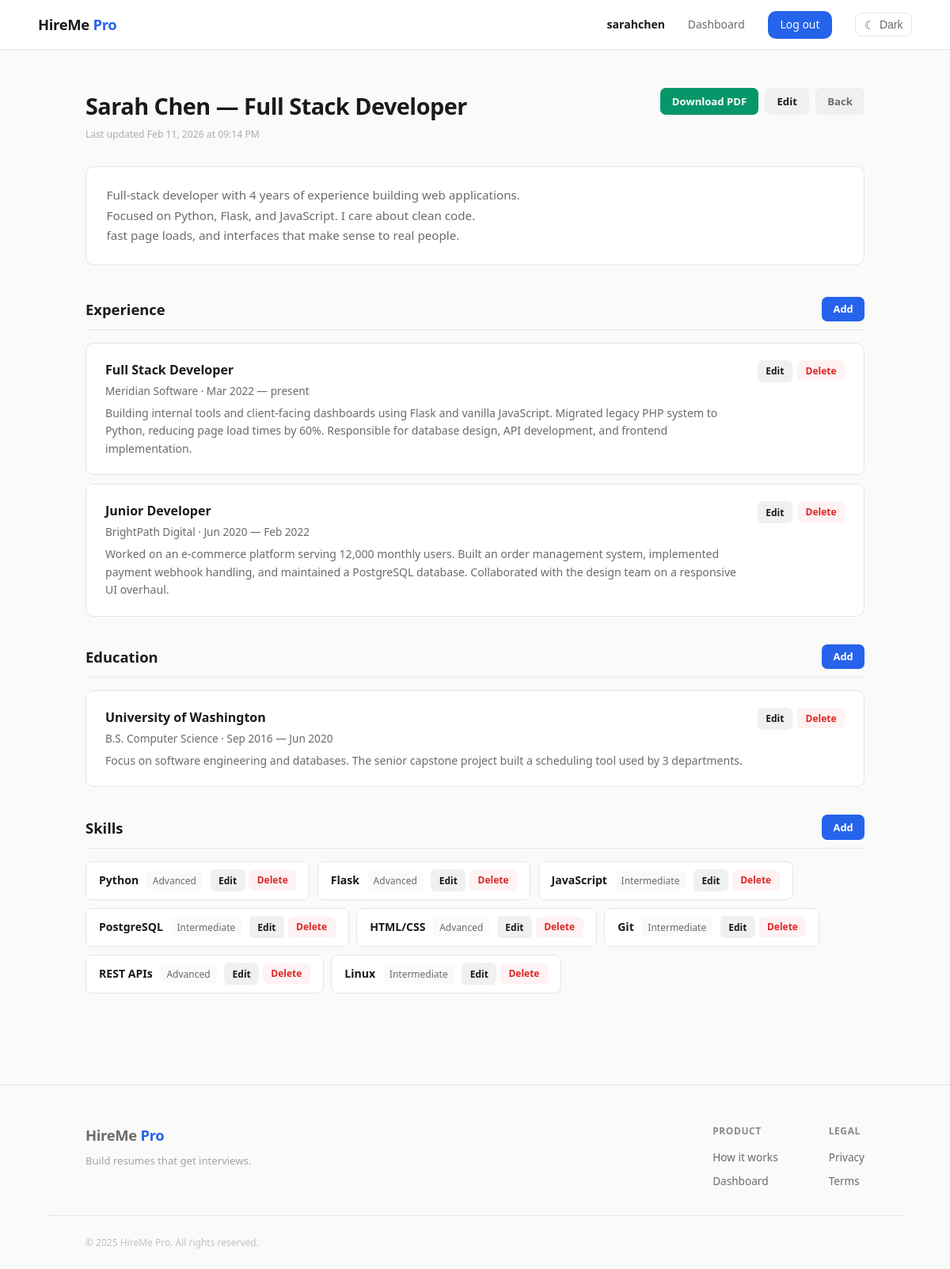
The page /resume/1 (signed in) on the database its author committed.
### app/models.py (models this page shows, shortened)
class User(UserMixin, db.Model):
    __tablename__ = "users"
    id = db.Column(db.Integer, primary_key=True)
    username = db.Column(db.String(80), unique=True, nullable=False)
    email = db.Column(db.String(120), unique=True, nullable=False, index=True)
    password_hash = db.Column(db.String(256), nullable=False)
    created_at = db.Column(db.DateTime, default=datetime.utcnow)
    resumes = db.relationship(
        "Resume", backref="owner", lazy=True, cascade="all, delete-orphan"
    )

class Resume(db.Model):
    __tablename__ = "resumes"
    id = db.Column(db.Integer, primary_key=True)
    user_id = db.Column(db.Integer, db.ForeignKey("users.id"), nullable=False)
    title = db.Column(db.String(150), nullable=False, default="Untitled Resume")
    summary = db.Column(db.Text, default="")
    created_at = db.Column(db.DateTime, default=datetime.utcnow)
    updated_at = db.Column(db.DateTime, default=datetime.utcnow, onupdate=datetime.utcnow)
    educations = db.relationship(
        "Education", backref="resume", lazy=True, cascade="all, delete-orphan"
    )
    experiences = db.relationship(
        "Experience", backref="resume", lazy=True, cascade="all, delete-orphan"
    )
    skills = db.relationship(
        "Skill", backref="resume", lazy=True, cascade="all, delete-orphan"
    )

class Experience(db.Model):
    __tablename__ = "experiences"
    id = db.Column(db.Integer, primary_key=True)
    resume_id = db.Column(db.Integer, db.ForeignKey("resumes.id"), nullable=False)
    company = db.Column(db.String(200), nullable=False)
    role = db.Column(db.String(200), nullable=False)
    start_date = db.Column(db.String(50), default="")
    end_date = db.Column(db.String(50), default="")
    description = db.Column(db.Text, default="")

class Education(db.Model):
    __tablename__ = "educations"
    id = db.Column(db.Integer, primary_key=True)
    resume_id = db.Column(db.Integer, db.ForeignKey("resumes.id"), nullable=False)
    school = db.Column(db.String(200), nullable=False)
    degree = db.Column(db.String(200), default="")
    start_date = db.Column(db.String(50), default="")
    end_date = db.Column(db.String(50), default="")
    description = db.Column(db.Text, default="")

class Skill(db.Model):
    __tablename__ = "skills"
    id = db.Column(db.Integer, primary_key=True)
    resume_id = db.Column(db.Integer, db.ForeignKey("resumes.id"), nullable=False)
    name = db.Column(db.String(100), nullable=False)
    level = db.Column(db.String(50), default="")

### app/routes.py (the view)
@main.route("/resume/<int:id>")
@login_required
def resume_detail(id):
    resume = get_user_resume(id)
    return render_template("resume_detail.html", resume=resume)

### app/models.py (called while the page is built)
@login_manager.user_loader
def load_user(user_id):
    return User.query.get(int(user_id))

### app/routes.py (called while the page is built)
def get_user_resume(resume_id):
    resume = db.session.get(Resume, resume_id)
    if resume is None:
        abort(404)
    if resume.user_id != current_user.id:
        abort(403)
    return resume

### app/templates/resume_detail.html (shortened to what this page needs)
{% extends "base.html" %}
{% block content %}
<section class="detail">
    <div class="detail-header">
        <div>
            <h1>{{ resume.title }}</h1>
            <p class="resume-meta">
                Last updated {{ resume.updated_at.strftime('%b %d, %Y at %I:%M %p') }}
            </p>
        </div>
        <div class="detail-header-actions">
            <a href="{{ url_for('main.download_resume', id=resume.id) }}" class="btn-sm btn-download">Download PDF</a>
            <a href="{{ url_for('main.builder', id=resume.id) }}" class="btn-sm btn-edit">Edit</a>
            <a href="{{ url_for('main.dashboard') }}" class="btn-sm btn-back">Back</a>
        </div>
    </div>
    {% if resume.summary %}
        <div class="detail-summary">
            <p>{{ resume.summary }}</p>
        </div>
    {% endif %}
    <div class="detail-section">
        <div class="section-header">
            <h2>Experience</h2>
            <a href="{{ url_for('main.add_experience', resume_id=resume.id) }}" class="btn-sm btn-add">Add</a>
        </div>
        {% if resume.experiences %}
            {% for exp in resume.experiences %}
                <div class="section-entry">
                    <div class="entry-body">
                        <h3>{{ exp.role }}</h3>
                        <p class="entry-sub">{{ exp.company }}{% if exp.start_date %} · {{ exp.start_date }}{% if exp.end_date %} — {{ exp.end_date }}{% endif %}{% endif %}</p>
                        {% if exp.description %}
                            <p class="entry-desc">{{ exp.description }}</p>
                        {% endif %}
                    </div>
                    <div class="entry-actions">
                        <a href="{{ url_for('main.edit_experience', id=exp.id) }}" class="btn-xs btn-edit">Edit</a>
                        <form method="POST" action="{{ url_for('main.delete_experience', id=exp.id) }}" class="inline-form"
                              onsubmit="return confirm('Remove this experience entry?');">
                            <button type="submit" class="btn-xs btn-delete">Delete</button>
                        </form>
                    </div>
                </div>
            {% endfor %}
        {% else %}
            <p class="section-empty">No experience added yet.</p>
        {% endif %}
    </div>
    <div class="detail-section">
        <div class="section-header">
            <h2>Education</h2>
            <a href="{{ url_for('main.add_education', resume_id=resume.id) }}" class="btn-sm btn-add">Add</a>
        </div>
        {% if resume.educations %}
            {% for edu in resume.educations %}
                <div class="section-entry">
                    <div class="entry-body">
                        <h3>{{ edu.school }}</h3>
                        <p class="entry-sub">{{ edu.degree }}{% if edu.start_date %} · {{ edu.start_date }}{% if edu.end_date %} — {{ edu.end_date }}{% endif %}{% endif %}</p>
                        {% if edu.description %}
                            <p class="entry-desc">{{ edu.description }}</p>
                        {% endif %}
                    </div>
                    <div class="entry-actions">
                        <a href="{{ url_for('main.edit_education', id=edu.id) }}" class="btn-xs btn-edit">Edit</a>
                        <form method="POST" action="{{ url_for('main.delete_education', id=edu.id) }}" class="inline-form"
                              onsubmit="return confirm('Remove this education entry?');">
                            <button type="submit" class="btn-xs btn-delete">Delete</button>
                        </form>
                    </div>
                </div>
            {% endfor %}
        {% else %}
            <p class="section-empty">No education added yet.</p>
        {% endif %}
    </div>
    <div class="detail-section">
        <div class="section-header">
            <h2>Skills</h2>
            <a href="{{ url_for('main.add_skill', resume_id=resume.id) }}" class="btn-sm btn-add">Add</a>
        </div>
        {% if resume.skills %}
            <div class="skills-grid">
                {% for skill in resume.skills %}
                    <div class="skill-tag">
                        <span class="skill-name">{{ skill.name }}</span>
                        {% if skill.level %}
                            <span class="skill-level">{{ skill.level }}</span>
                        {% endif %}
                        <div class="skill-actions">
                            <a href="{{ url_for('main.edit_skill', id=skill.id) }}" class="btn-xs btn-edit">Edit</a>
                            <form method="POST" action="{{ url_for('main.delete_skill', id=skill.id) }}" class="inline-form"
                                  onsubmit="return confirm('Remove this skill?');">
                                <button type="submit" class="btn-xs btn-delete">Delete</button>
                            </form>
                        </div>
                    </div>
                {% endfor %}
            </div>
        {% else %}
            <p class="section-empty">No skills added yet.</p>
        {% endif %}
    </div>
</section>
{% endblock %}

### app/templates/base.html (shortened to what this page needs)
<!DOCTYPE html>
<html lang="en">
<head>
    <link rel="stylesheet" href="{{ url_for('static', filename='css/main.css') }}">
</head>
<body>
    <nav class="navbar">
        <a href="{{ url_for('main.home') }}" class="logo">HireMe <span>Pro</span></a>
        <div class="nav-links">
            {% if current_user.is_authenticated %}
                <span class="nav-user">{{ current_user.username }}</span>
                <a href="{{ url_for('main.dashboard') }}">Dashboard</a>
                <a href="{{ url_for('main.logout') }}" class="btn-nav">Log out</a>
            {% else %}
                <a href="{{ url_for('main.login') }}">Log in</a>
                <a href="{{ url_for('main.register') }}" class="btn-nav">Sign up</a>
            {% endif %}
            <button id="theme-toggle" class="theme-toggle" type="button" aria-label="Toggle theme">
                <span class="toggle-icon">&#9790;</span>
                <span class="toggle-label">Dark</span>
            </button>
        </div>
    </nav>
    <main class="container">
        {% block content %}{% endblock %}
    </main>
    <footer class="site-footer">
        <div class="footer-inner">
            <div class="footer-brand">
                <a href="{{ url_for('main.home') }}" class="logo">HireMe <span>Pro</span></a>
                <p>Build resumes that get interviews.</p>
            </div>
            <div class="footer-links">
                <div class="footer-col">
                    <h4>Product</h4>
                    <a href="{{ url_for('main.home') }}#how-it-works">How it works</a>
                    {% if current_user.is_authenticated %}
                        <a href="{{ url_for('main.dashboard') }}">Dashboard</a>
                    {% else %}
                        <a href="{{ url_for('main.register') }}">Sign up</a>
                        <a href="{{ url_for('main.login') }}">Log in</a>
                    {% endif %}
                </div>
                <div class="footer-col">
                    <h4>Legal</h4>
                    <a href="#">Privacy</a>
                    <a href="#">Terms</a>
                </div>
            </div>
        </div>
        <div class="footer-bottom">
            <p>&copy; 2025 HireMe Pro. All rights reserved.</p>
        </div>
    </footer>
</body>
</html>

### rows shown on the page
User: username "sarahchen"
Resume: title "Sarah Chen — Full Stack Developer", updated_at "Feb 11, 2026 at 09:14 PM", summary "Full-stack developer with 4 years of experience building web applications. Focused on Python, Flask, and JavaScript. I care about clean code. fast page loads, and interfaces that make sense to real people."
Experience: role "Full Stack Developer", company "Meridian Software", start_date "Mar 2022", end_date "present", description "Building internal tools and client-facing dashboards using Flask and vanilla JavaScript. Migrated legacy PHP system to Python, reducing page load times by 60%. Responsible for database design, API development, and frontend implementation."
Experience: role "Junior Developer", company "BrightPath Digital", start_date "Jun 2020", end_date "Feb 2022", description "Worked on an e-commerce platform serving 12,000 monthly users. Built an order management system, implemented payment webhook handling, and maintained a PostgreSQL database. Collaborated with the design team on a responsive UI overhaul."
Education: school "University of Washington", degree "B.S. Computer Science", start_date "Sep 2016", end_date "Jun 2020", description "Focus on software engineering and databases. The senior capstone project built a scheduling tool used by 3 departments."
Skill: name "Python", level "Advanced"
Skill: name "Flask", level "Advanced"
Skill: name "JavaScript", level "Intermediate"
Skill: name "PostgreSQL", level "Intermediate"
Skill: name "HTML/CSS", level "Advanced"
Skill: name "Git", level "Intermediate"
Skill: name "REST APIs", level "Advanced"
Skill: name "Linux", level "Intermediate"
